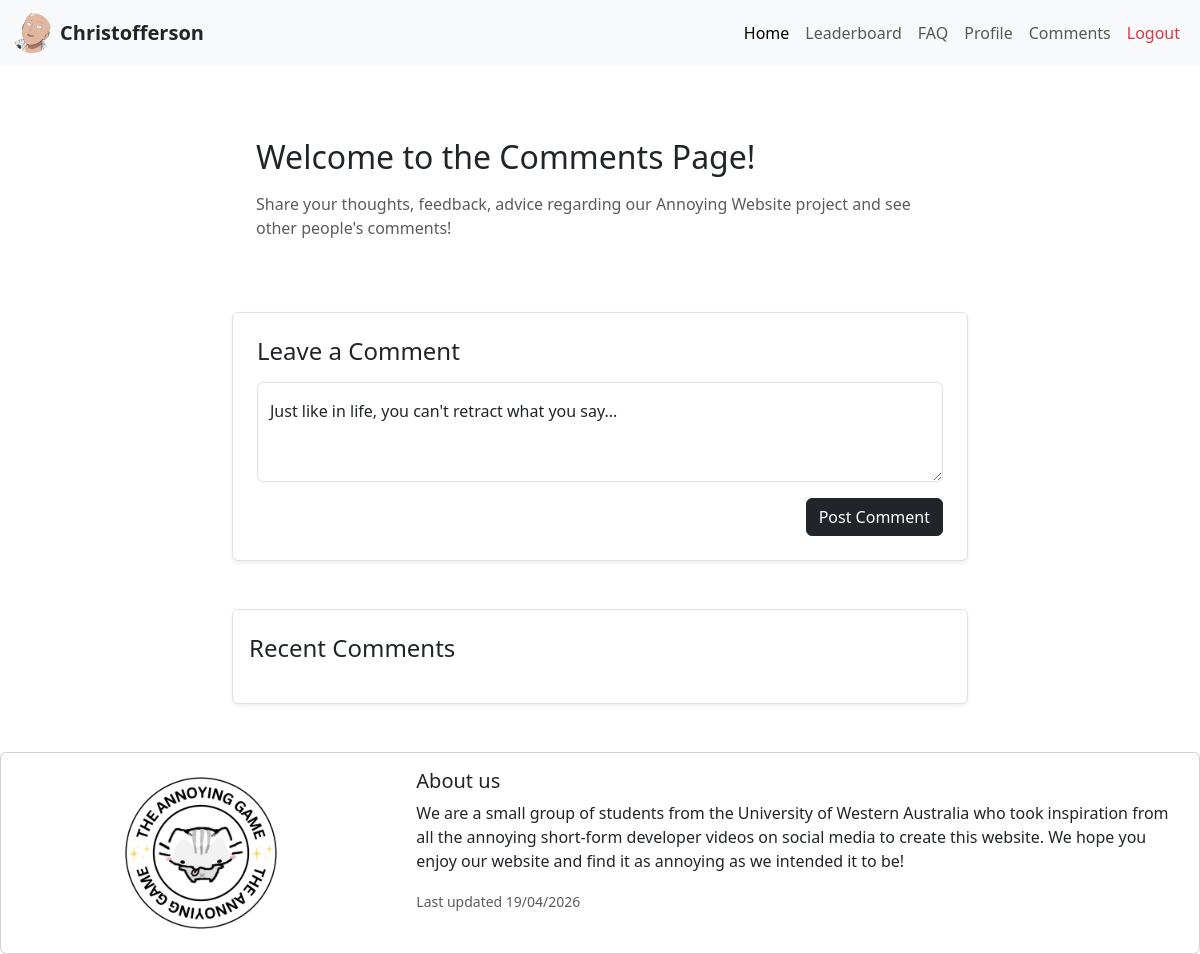
The app's page /comments (signed in) with its own data.
### flaskr/zmodels.py (models this page shows, shortened)
class User(db.Model, SerializerMixin):
    __tablename__ = 'users'
    id = db.Column(db.Integer, primary_key=True)
    profile_image = db.Column(db.String, nullable=False, server_default='icon_head.jpg')
    banner_image = db.Column(db.String, nullable=False, server_default='default_banner.png')
    name = db.Column(db.String, nullable=False)
    username = db.Column(db.String(80), unique=True, nullable=False)
    _password_hash = db.Column(db.String)
    @hybrid_property
    def password_hash(self):
        raise AttributeError("Password hashes may not be viewed.")
    @password_hash.setter
    def password_hash(self, password):
        password_hash = bcrypt.generate_password_hash(
            password.encode('utf-8')
        )
        self._password_hash = password_hash.decode('utf-8')
    serialize_rules = ('-password_hash', '-_password_hash', '-scores.user')
    scores = db.relationship('Score', backref='user', cascade="all, delete-orphan")
    comments = db.relationship('Comment', backref='user', cascade="all, delete-orphan")

### flaskr/zroutes.py (the view)
@main.route('/comments')
def comments():
    if not session.get('user_id'):
        return redirect(url_for('main.signin_page'))
    return render_template('comments.html')

### flaskr/templates/comments.html (shortened to what this page needs)
<!doctype html>
<html lang="en">
  <head>
    <link href="https://cdn.jsdelivr.net/npm/bootstrap@5.3.8/dist/css/bootstrap.min.css" rel="stylesheet">
    <link rel="stylesheet" href="{{ url_for('static', filename='global.css') }}">
  </head>
  <body>
    {% include 'components/navbar.html' %}
    <div class="container mt-5">
        <div class="row d-flex justify-content-center">
            <div class="col-md-10 col-lg-8">
                <div class="mb-5">
                    <div class="card-body p-4">
                        <h2 class="mb-3">Welcome to the Comments Page!</h2>
                        <p class="text-muted mb-0">Share your thoughts, feedback, advice regarding our Annoying Website project and see other people's comments!</p>
                    </div>
                </div>
                <div class="card shadow-sm border mb-5">
                    <div class="card-body p-4">
                        <h4 class="mb-3">Leave a Comment</h4>
                        <form id="commentForm">
                            <div class="form-floating mb-3">
                                <textarea class="form-control" id="commentText" placeholder="Leave a comment here" style="height: 100px" required></textarea>
                                <label for="commentText">Just like in life, you can't retract what you say...</label>
                            </div>
                            <button type="submit" class="btn btn-dark float-end hover-btn">Post Comment</button>
                        </form>
                    </div>
                </div>
                <div class="card shadow-sm border mb-5">
                    <div class="card-header bg-white border-bottom-0 pt-4 pb-2">
                        <h4 class="mb-0">Recent Comments</h4>
                    </div>
                    <div class="card-body" style="max-height: 600px; overflow-y: auto;">
                    </div>
                </div>
            </div>
        </div>
    </div>
    {% include 'components/footer.html' %}
  </body>
</html>

### flaskr/templates/components/navbar.html (shortened to what this page needs)
<nav class="navbar navbar-expand-lg bg-body-tertiary">
    <div class="container-fluid">
        {% if session.get('user_id') %}
        <a class="navbar-brand d-flex align-items-center text-dark" href="{{ url_for('main.profile') }}">
            <img src="{{ url_for('static', filename='images/' + current_user.profile_image) }}"
                 class="rounded-circle me-2" style="width: 40px; height: 40px; object-fit: cover;" alt="Profile">
            <span class="fw-bold fs-5">{{ current_user.username }}</span>
        </a>
        {% endif %}
        <div class="collapse navbar-collapse" id="navbarNavAltMarkup">
            <div class="navbar-nav ms-auto">
                <a class="nav-link active hover-btn" href="{{ url_for('main.home') }}">Home</a>
                <a class="nav-link hover-btn" href="{{ url_for('main.leaderboard') }}">Leaderboard</a>
                <a class="nav-link hover-btn" href="{{ url_for('main.faq') }}">FAQ</a>
                {% if session.get('user_id') %}
                    <a class="nav-link hover-btn" href="{{ url_for('main.profile') }}">Profile</a>
                    <a class="nav-link hover-btn" href="{{ url_for('main.comments') }}">Comments</a>
                    <a class="nav-link text-danger hover-btn" href="#" id="logoutBtn">Logout</a>
                {% else %}
                    <a class="nav-link text-primary hover-btn" href="{{ url_for('main.signin_page') }}">Sign In</a>
                    <a class="nav-link text-success hover-btn" href="{{ url_for('main.signup_page') }}">Sign Up</a>
                {% endif %}
            </div>
        </div>
    </div>
</nav>

### flaskr/static/global.css (style rules this page uses)
.hover-btn { transition: transform 0.2s ease-in-out; }

### records on screen
User: profile_image (picture), username "Christofferson"
